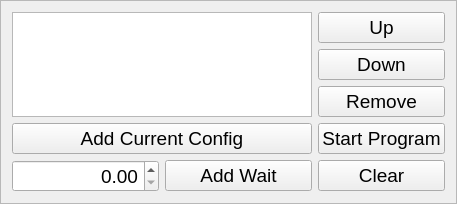
        <widget class="QFrame" name="frame_2">
         <property name="frameShape">
          <enum>QFrame::StyledPanel</enum>
         </property>
         <property name="frameShadow">
          <enum>QFrame::Raised</enum>
         </property>
         <layout class="QGridLayout" name="gridLayout_2">
          <item row="3" column="2">
           <widget class="QPushButton" name="program_down_button">
            <property name="font">
             <font>
              <pointsize>14</pointsize>
             </font>
            </property>
            <property name="text">
             <string>Down</string>
            </property>
           </widget>
          </item>
          <item row="4" column="2">
           <widget class="QPushButton" name="program_remove_button">
            <property name="font">
             <font>
              <pointsize>14</pointsize>
             </font>
            </property>
            <property name="text">
             <string>Remove</string>
            </property>
           </widget>
          </item>
          <item row="2" column="0" rowspan="3" colspan="2">
           <widget class="QListWidget" name="queue_list">
            <property name="minimumSize">
             <size>
              <width>300</width>
              <height>0</height>
             </size>
            </property>
            <property name="font">
             <font>
              <pointsize>10</pointsize>
             </font>
            </property>
           </widget>
          </item>
          <item row="2" column="2">
           <widget class="QPushButton" name="program_up_button">
            <property name="font">
             <font>
              <pointsize>14</pointsize>
             </font>
            </property>
            <property name="text">
             <string>Up</string>
            </property>
           </widget>
          </item>
          <item row="6" column="2">
           <widget class="QPushButton" name="start_queue_button">
            <property name="font">
             <font>
              <pointsize>14</pointsize>
             </font>
            </property>
            <property name="text">
             <string>Start Program</string>
            </property>
           </widget>
          </item>
          <item row="7" column="2">
           <widget class="QPushButton" name="clear_queue_button">
            <property name="font">
             <font>
              <pointsize>14</pointsize>
             </font>
            </property>
            <property name="text">
             <string>Clear</string>
            </property>
           </widget>
          </item>
          <item row="6" column="0" colspan="2">
           <widget class="QPushButton" name="add_to_queue_button">
            <property name="font">
             <font>
              <pointsize>14</pointsize>
             </font>
            </property>
            <property name="text">
             <string>Add Current Config</string>
            </property>
           </widget>
          </item>
          <item row="7" column="0">
           <widget class="QDoubleSpinBox" name="program_wait_spinbox">
            <property name="font">
             <font>
              <pointsize>14</pointsize>
             </font>
            </property>
            <property name="alignment">
             <set>Qt::AlignRight|Qt::AlignTrailing|Qt::AlignVCenter</set>
            </property>
           </widget>
          </item>
          <item row="7" column="1">
           <widget class="QPushButton" name="add_program_wait_button">
            <property name="font">
             <font>
              <pointsize>14</pointsize>
             </font>
            </property>
            <property name="text">
             <string>Add Wait</string>
            </property>
           </widget>
          </item>
         </layout>
        </widget>
